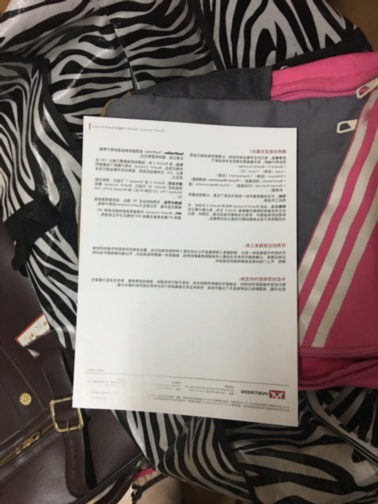
#> input picture data/001201.jpg, 378 x 504 px, given in place of 2.jpg, which was not available
$ python main4.py
#> lines starting #> are read from the running program, lines starting #| are printed output that depends on the picture
import os
import cv2
import numpy as np
from transform import cvtColor, warpAffine, computer_width_height
from corner_detection import detect_corners
from corner_detection1 import detect_corners1

import time

if __name__ == "__main__":
    # filename = "000026.jpg"
    filename= '2.jpg'
    # filename= '001201.jpg'
    # filename= '001402.jpg'
    # filename = '001552.jpg'
    path = os.path.join('g:/wrap/img2', filename)
    path2 = os.path.join('g:/wrap/img2', filename)
    src_img = cv2.imread(path)
#> src_img is the input picture: shape (504, 378, 3); mean B, G, R 107.9, 111.7, 122.5
    src_img2 = cv2.imread(path2)
    #gray_img = cvtColor(src_img)
    gray_img = cv2.cvtColor(src_img,cv2.COLOR_BGR2GRAY)
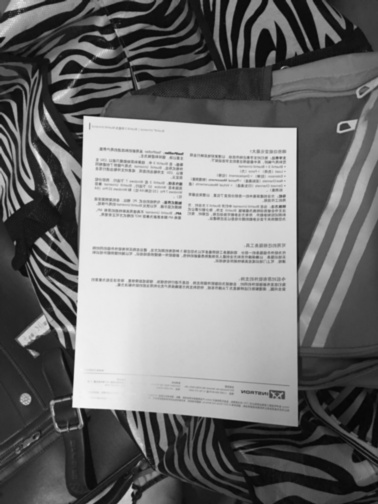
#> gray_img: shape (504, 378); min 4, max 246, mean 114.5

    gray_img2 = cv2.cvtColor(src_img2, cv2.COLOR_BGR2GRAY)
    # 检测角点：从左上角开始，顺时针

    time1 = time.time()
#> (the run stopped early here; a loop or call above may not have finished)

$ run again, on data/001402.jpg
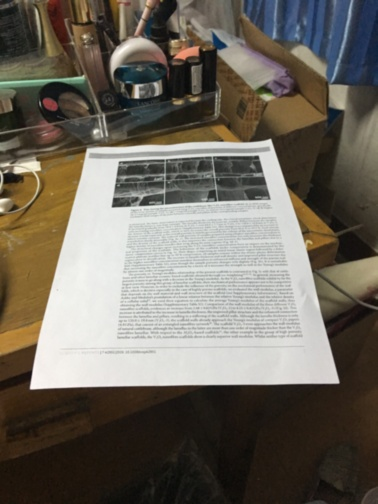
#> input picture data/001402.jpg, 378 x 504 px, given in place of 2.jpg, which was not available
#> src_img is the input picture: shape (504, 378, 3); mean B, G, R 93.8, 104.1, 110.1
#> `gray_img = cv2.cvtColor(src_img,cv2.COLOR_BGR2GRAY)`:
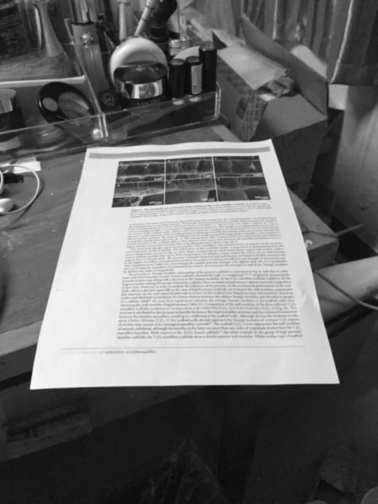
#> gray_img: shape (504, 378); min 9, max 252, mean 104.7

$ run again, on data/001552.jpg
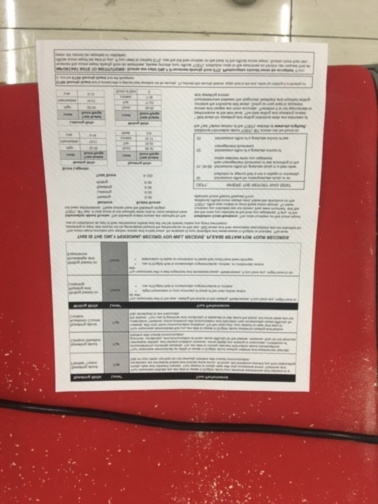
#> input picture data/001552.jpg, 378 x 504 px, given in place of 2.jpg, which was not available
#> src_img is the input picture: shape (504, 378, 3); mean B, G, R 126.5, 133.6, 179.5
#> `gray_img = cv2.cvtColor(src_img,cv2.COLOR_BGR2GRAY)`:
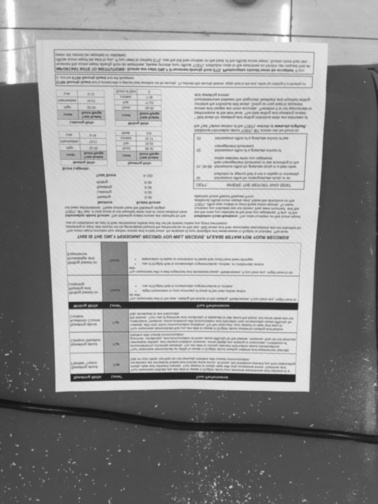
#> gray_img: shape (504, 378); min 18, max 255, mean 146.5
